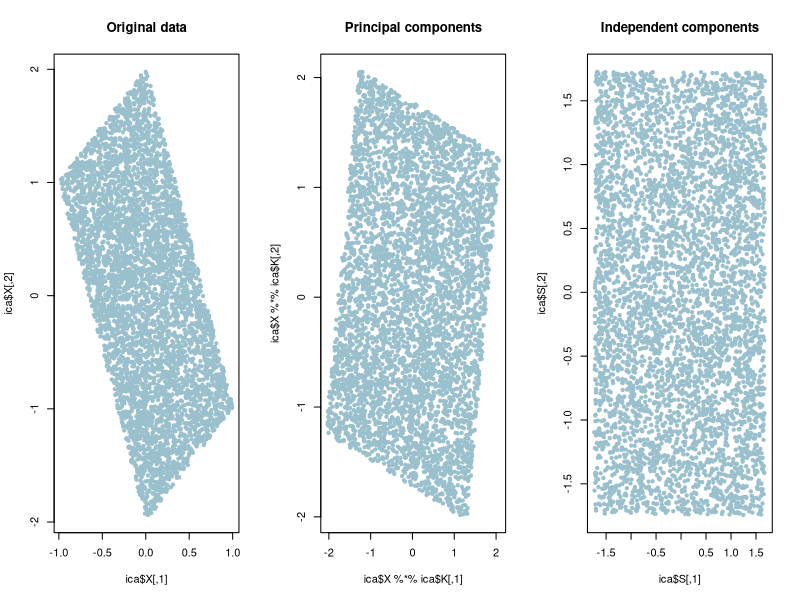

Recreate this plot in R.


library(fastICA)

set.seed(14)


S <- matrix(runif(10000), 5000, 2)
A <- matrix(c(1, 1, -1, 3), 2, 2, byrow = TRUE)
X <- S %*% A

ica <- fastICA(X, n.comp=2, alg.typ="parallel")
par(mfrow = c(1, 3))
plot(ica$X, col="lightblue3", pch=20, main = "Original data")
plot(ica$X %*% ica$K, col="lightblue3", pch=20, main = "Principal components")
plot(ica$S, col="lightblue3", pch=20, main = "Independent components")
